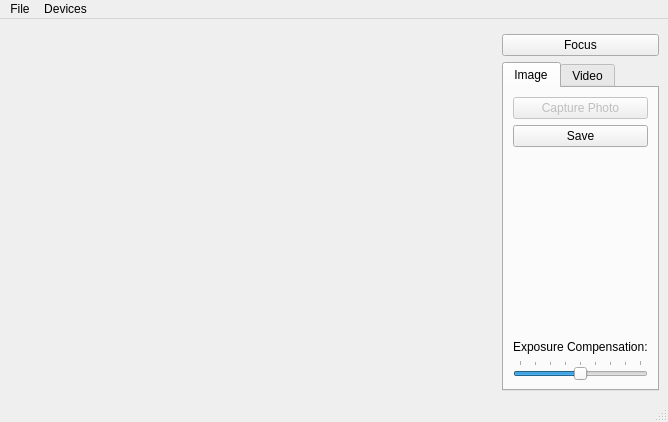
<?xml version="1.0" encoding="UTF-8"?>
<ui version="4.0">
 <class>Camera</class>
 <widget class="QMainWindow" name="Camera">
  <property name="geometry">
   <rect>
    <x>0</x>
    <y>0</y>
    <width>668</width>
    <height>422</height>
   </rect>
  </property>
  <property name="windowTitle">
   <string>Camera</string>
  </property>
  <widget class="QWidget" name="centralwidget">
   <layout class="QGridLayout" name="gridLayout_3">
    <item row="0" column="0" rowspan="3">
     <widget class="QStackedWidget" name="stackedWidget">
      <property name="sizePolicy">
       <sizepolicy hsizetype="Preferred" vsizetype="Preferred">
        <horstretch>1</horstretch>
        <verstretch>0</verstretch>
       </sizepolicy>
      </property>
      <property name="palette">
       <palette>
        <active>
         <colorrole role="Base">
          <brush brushstyle="SolidPattern">
           <color alpha="255">
            <red>255</red>
            <green>255</green>
            <blue>255</blue>
           </color>
          </brush>
         </colorrole>
         <colorrole role="Window">
          <brush brushstyle="SolidPattern">
           <color alpha="255">
            <red>145</red>
            <green>145</green>
            <blue>145</blue>
           </color>
          </brush>
         </colorrole>
        </active>
        <inactive>
         <colorrole role="Base">
          <brush brushstyle="SolidPattern">
           <color alpha="255">
            <red>255</red>
            <green>255</green>
            <blue>255</blue>
           </color>
          </brush>
         </colorrole>
         <colorrole role="Window">
          <brush brushstyle="SolidPattern">
           <color alpha="255">
            <red>145</red>
            <green>145</green>
            <blue>145</blue>
           </color>
          </brush>
         </colorrole>
        </inactive>
        <disabled>
         <colorrole role="Base">
          <brush brushstyle="SolidPattern">
           <color alpha="255">
            <red>145</red>
            <green>145</green>
            <blue>145</blue>
           </color>
          </brush>
         </colorrole>
         <colorrole role="Window">
          <brush brushstyle="SolidPattern">
           <color alpha="255">
            <red>145</red>
            <green>145</green>
            <blue>145</blue>
           </color>
          </brush>
         </colorrole>
        </disabled>
       </palette>
      </property>
      <property name="currentIndex">
       <number>0</number>
      </property>
      <widget class="QWidget" name="viewfinderPage">
       <layout class="QGridLayout" name="gridLayout_5">
        <item row="0" column="0">
         <widget class="QCameraViewfinder" name="viewfinder" native="true"/>
        </item>
       </layout>
      </widget>
      <widget class="QWidget" name="previewPage">
       <layout class="QGridLayout" name="gridLayout_4">
        <item row="0" column="0">
         <widget class="QLabel" name="lastImagePreviewLabel">
          <property name="sizePolicy">
           <sizepolicy hsizetype="Preferred" vsizetype="MinimumExpanding">
            <horstretch>0</horstretch>
            <verstretch>0</verstretch>
           </sizepolicy>
          </property>
          <property name="frameShape">
           <enum>QFrame::Box</enum>
          </property>
          <property name="text">
           <string/>
          </property>
         </widget>
        </item>
       </layout>
      </widget>
     </widget>
    </item>
    <item row="1" column="1" colspan="2">
     <widget class="QPushButton" name="lockButton">
      <property name="text">
       <string>Focus</string>
      </property>
     </widget>
    </item>
    <item row="2" column="1" colspan="2">
     <widget class="QTabWidget" name="captureWidget">
      <property name="currentIndex">
       <number>0</number>
      </property>
      <widget class="QWidget" name="tab_2">
       <attribute name="title">
        <string>Image</string>
       </attribute>
       <layout class="QGridLayout" name="gridLayout">
        <item row="0" column="0">
         <widget class="QPushButton" name="takeImageButton">
          <property name="enabled">
           <bool>false</bool>
          </property>
          <property name="text">
           <string>Capture Photo</string>
          </property>
         </widget>
        </item>
        <item row="2" column="0">
         <spacer name="verticalSpacer_2">
          <property name="orientation">
           <enum>Qt::Vertical</enum>
          </property>
          <property name="sizeHint" stdset="0">
           <size>
            <width>20</width>
            <height>161</height>
           </size>
          </property>
         </spacer>
        </item>
        <item row="3" column="0">
         <widget class="QLabel" name="label">
          <property name="text">
           <string>Exposure Compensation:</string>
          </property>
         </widget>
        </item>
        <item row="4" column="0">
         <widget class="QSlider" name="exposureCompensation">
          <property name="minimum">
           <number>-4</number>
          </property>
          <property name="maximum">
           <number>4</number>
          </property>
          <property name="pageStep">
           <number>2</number>
          </property>
          <property name="orientation">
           <enum>Qt::Horizontal</enum>
          </property>
          <property name="tickPosition">
           <enum>QSlider::TicksAbove</enum>
          </property>
         </widget>
        </item>
        <item row="1" column="0">
         <widget class="QPushButton" name="SaveSaveandsend">
          <property name="text">
           <string>Save</string>
          </property>
         </widget>
        </item>
       </layout>
      </widget>
      <widget class="QWidget" name="tab">
       <attribute name="title">
        <string>Video</string>
       </attribute>
       <layout class="QGridLayout" name="gridLayout_2">
        <item row="0" column="0">
         <widget class="QPushButton" name="recordButton">
          <property name="text">
           <string>Record</string>
          </property>
         </widget>
        </item>
        <item row="1" column="0">
         <widget class="QPushButton" name="pauseButton">
          <property name="text">
           <string>Pause</string>
          </property>
         </widget>
        </item>
        <item row="2" column="0">
         <widget class="QPushButton" name="stopButton">
          <property name="text">
           <string>Stop</string>
          </property>
         </widget>
        </item>
        <item row="3" column="0">
         <spacer name="verticalSpacer">
          <property name="orientation">
           <enum>Qt::Vertical</enum>
          </property>
          <property name="sizeHint" stdset="0">
           <size>
            <width>20</width>
            <height>76</height>
           </size>
          </property>
         </spacer>
        </item>
        <item row="4" column="0">
         <widget class="QPushButton" name="muteButton">
          <property name="text">
           <string>Mute</string>
          </property>
          <property name="checkable">
           <bool>true</bool>
          </property>
         </widget>
        </item>
       </layout>
      </widget>
     </widget>
    </item>
   </layout>
  </widget>
  <widget class="QMenuBar" name="menubar">
   <property name="geometry">
    <rect>
     <x>0</x>
     <y>0</y>
     <width>668</width>
     <height>26</height>
    </rect>
   </property>
   <widget class="QMenu" name="menuFile">
    <property name="title">
     <string>File</string>
    </property>
    <addaction name="actionStartCamera"/>
    <addaction name="actionStopCamera"/>
    <addaction name="separator"/>
    <addaction name="actionSettings"/>
    <addaction name="separator"/>
    <addaction name="actionExit"/>
   </widget>
   <widget class="QMenu" name="menuDevices">
    <property name="title">
     <string>Devices</string>
    </property>
   </widget>
   <addaction name="menuFile"/>
   <addaction name="menuDevices"/>
  </widget>
  <widget class="QStatusBar" name="statusbar"/>
  <action name="actionExit">
   <property name="text">
    <string>Exit</string>
   </property>
  </action>
  <action name="actionStartCamera">
   <property name="text">
    <string>Start Camera</string>
   </property>
  </action>
  <action name="actionStopCamera">
   <property name="text">
    <string>Stop Camera</string>
   </property>
  </action>
  <action name="actionSettings">
   <property name="text">
    <string>Settings</string>
   </property>
  </action>
 </widget>
 <customwidgets>
  <customwidget>
   <class>QCameraViewfinder</class>
   <extends>QWidget</extends>
   <header>qcameraviewfinder.h</header>
   <container>1</container>
  </customwidget>
 </customwidgets>
 <resources/>
 <connections>
  <connection>
   <sender>recordButton</sender>
   <signal>clicked()</signal>
   <receiver>Camera</receiver>
   <slot>record()</slot>
   <hints>
    <hint type="sourcelabel">
     <x>647</x>
     <y>149</y>
    </hint>
    <hint type="destinationlabel">
     <x>61</x>
     <y>238</y>
    </hint>
   </hints>
  </connection>
  <connection>
   <sender>stopButton</sender>
   <signal>clicked()</signal>
   <receiver>Camera</receiver>
   <slot>stop()</slot>
   <hints>
    <hint type="sourcelabel">
     <x>647</x>
     <y>225</y>
    </hint>
    <hint type="destinationlabel">
     <x>140</x>
     <y>236</y>
    </hint>
   </hints>
  </connection>
  <connection>
   <sender>pauseButton</sender>
   <signal>clicked()</signal>
   <receiver>Camera</receiver>
   <slot>pause()</slot>
   <hints>
    <hint type="sourcelabel">
     <x>647</x>
     <y>187</y>
    </hint>
    <hint type="destinationlabel">
     <x>234</x>
     <y>237</y>
    </hint>
   </hints>
  </connection>
  <connection>
   <sender>actionExit</sender>
   <signal>triggered()</signal>
   <receiver>Camera</receiver>
   <slot>close()</slot>
   <hints>
    <hint type="sourcelabel">
     <x>-1</x>
     <y>-1</y>
    </hint>
    <hint type="destinationlabel">
     <x>154</x>
     <y>130</y>
    </hint>
   </hints>
  </connection>
  <connection>
   <sender>takeImageButton</sender>
   <signal>clicked()</signal>
   <receiver>Camera</receiver>
   <slot>takeImage()</slot>
   <hints>
    <hint type="sourcelabel">
     <x>625</x>
     <y>132</y>
    </hint>
    <hint type="destinationlabel">
     <x>603</x>
     <y>169</y>
    </hint>
   </hints>
  </connection>
  <connection>
   <sender>lockButton</sender>
   <signal>clicked()</signal>
   <receiver>Camera</receiver>
   <slot>toggleLock()</slot>
   <hints>
    <hint type="sourcelabel">
     <x>658</x>
     <y>75</y>
    </hint>
    <hint type="destinationlabel">
     <x>453</x>
     <y>119</y>
    </hint>
   </hints>
  </connection>
  <connection>
   <sender>muteButton</sender>
   <signal>toggled(bool)</signal>
   <receiver>Camera</receiver>
   <slot>setMuted(bool)</slot>
   <hints>
    <hint type="sourcelabel">
     <x>647</x>
     <y>377</y>
    </hint>
    <hint type="destinationlabel">
     <x>5</x>
     <y>280</y>
    </hint>
   </hints>
  </connection>
  <connection>
   <sender>exposureCompensation</sender>
   <signal>valueChanged(int)</signal>
   <receiver>Camera</receiver>
   <slot>setExposureCompensation(int)</slot>
   <hints>
    <hint type="sourcelabel">
     <x>559</x>
     <y>367</y>
    </hint>
    <hint type="destinationlabel">
     <x>665</x>
     <y>365</y>
    </hint>
   </hints>
  </connection>
  <connection>
   <sender>actionSettings</sender>
   <signal>triggered()</signal>
   <receiver>Camera</receiver>
   <slot>configureCaptureSettings()</slot>
   <hints>
    <hint type="sourcelabel">
     <x>-1</x>
     <y>-1</y>
    </hint>
    <hint type="destinationlabel">
     <x>333</x>
     <y>210</y>
    </hint>
   </hints>
  </connection>
  <connection>
   <sender>actionStartCamera</sender>
   <signal>triggered()</signal>
   <receiver>Camera</receiver>
   <slot>startCamera()</slot>
   <hints>
    <hint type="sourcelabel">
     <x>-1</x>
     <y>-1</y>
    </hint>
    <hint type="destinationlabel">
     <x>333</x>
     <y>210</y>
    </hint>
   </hints>
  </connection>
  <connection>
   <sender>actionStopCamera</sender>
   <signal>triggered()</signal>
   <receiver>Camera</receiver>
   <slot>stopCamera()</slot>
   <hints>
    <hint type="sourcelabel">
     <x>-1</x>
     <y>-1</y>
    </hint>
    <hint type="destinationlabel">
     <x>333</x>
     <y>210</y>
    </hint>
   </hints>
  </connection>
 </connections>
 <slots>
  <slot>record()</slot>
  <slot>pause()</slot>
  <slot>stop()</slot>
  <slot>enablePreview(bool)</slot>
  <slot>configureCaptureSettings()</slot>
  <slot>takeImage()</slot>
  <slot>startCamera()</slot>
  <slot>toggleLock()</slot>
  <slot>setMuted(bool)</slot>
  <slot>stopCamera()</slot>
  <slot>setExposureCompensation(int)</slot>
 </slots>
</ui>
